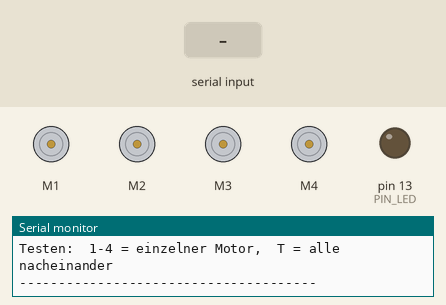
Bench run of a sketch on a simulated Arduino Uno, built with avr-gcc and run on an emulated ATmega328P. Shown: 4 × DC motor (green arrow = forward, orange = backward, longer = faster), output pins drawn as LEDs (lit = HIGH), the last lines printed to the serial monitor. The inputs (shaded band) are chosen by the test bench.

Above: at 1.3 s.
1.4 s: "T" received over Serial
At 2.6 s:
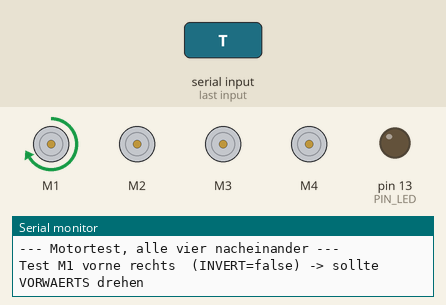
7.4 s: "F" received over the second serial link
At 10.35 s:
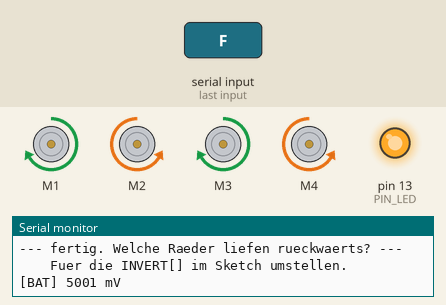
10.4 s: "B" received over Serial
At 11.2 s:
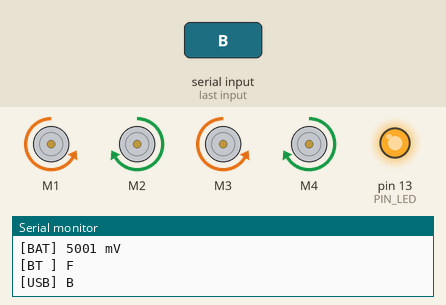
12.9 s: "L" received over the second serial link
At 13.2 s:
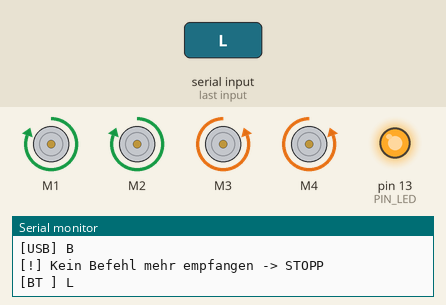
15.4 s: "R" received over Serial
At 16.2 s:
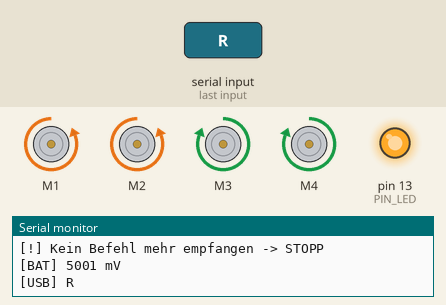
17.9 s: "T" received over the second serial link
At 20.4 s:
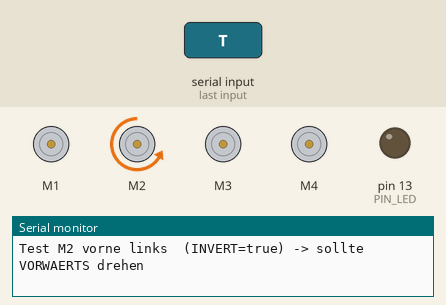
Timing chart, 0 to 21.9 s (numbered marks = the images above; inputs shaded):
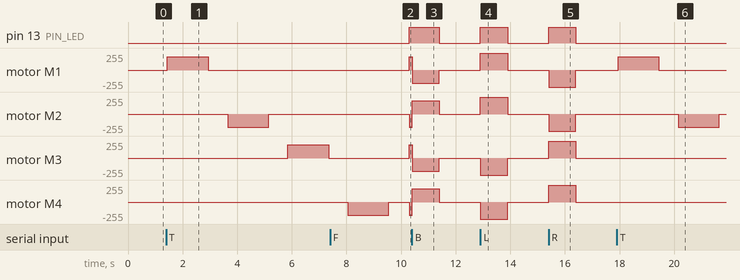

Measured:
- after the input at 1.4 s, motor M1: stopped → forward 200/255 after 0.05 s, → stopped 1.5 s later; motor M2: stopped → backward 200/255 after 2.2 s, → stopped 1.5 s later; motor M3: stopped → forward 200/255 after 4.4 s, → stopped 1.5 s later
- after the input at 7.4 s, pin 13 (PIN_LED): LOW → HIGH after 2.9 s; motor M1, motor M3: stopped → forward 200/255 after 2.9 s; motor M2: stopped → backward 200/255 after 2.9 s
- after the input at 10.4 s, motor M1, motor M3: forward 200/255 → backward 200/255 at once, → stopped 1.0 s later; motor M2, motor M4: backward 200/255 → forward 200/255 at once, → stopped 1.0 s later
- after the input at 12.9 s, pin 13 (PIN_LED): LOW → HIGH at once, → LOW 1.0 s later; motor M1, motor M2: stopped → forward 255/255 at once, → stopped 1.0 s later; motor M3, motor M4: stopped → backward 255/255 at once, → stopped 1.0 s later
- after the input at 15.4 s, pin 13 (PIN_LED): LOW → HIGH at once, → LOW 1.0 s later; motor M1, motor M2: stopped → backward 255/255 at once, → stopped 1.0 s later; motor M3, motor M4: stopped → forward 255/255 at once, → stopped 1.0 s later
- after the input at 17.9 s, motor M1: stopped → forward 200/255 after 0.05 s, → stopped 1.5 s later; motor M2: stopped → backward 200/255 after 2.2 s, → stopped 1.5 s later

The sketch:

rc_car_4wd.ino
```cpp
/*
 * rc_car_4wd.ino
 * ===============
 *
 * Motorsteuerung des RC-Autos mit VIER Motoren ueber das
 * L293D-Motor-Shield (HW-130) und Bluetooth-Empfang.
 *
 * Panzer-Lenkung: Zum Drehen laeuft die eine Fahrzeugseite vorwaerts,
 * die andere rueckwaerts, das Auto dreht sich auf der Stelle.
 *
 * Befehle:
 *   'F' = alle vier Raeder vorwaerts
 *   'B' = alle vier Raeder rueckwaerts
 *   'L' = links rueckwaerts, rechts vorwaerts  -> dreht nach links
 *   'R' = links vorwaerts, rechts rueckwaerts  -> dreht nach rechts
 *   'S' = Stopp
 *
 * Zusaetzlich zum Einrichten (nur ueber den Seriellen Monitor gedacht):
 *   '1'..'4' = nur diesen einen Motor kurz vorwaerts laufen lassen
 *   'T'      = alle vier Motoren nacheinander testen
 *
 * ---------------------------------------------------------------------
 * DREHRICHTUNGEN EINSTELLEN
 * ---------------------------------------------------------------------
 * Motoren, die sich gegenueberliegen, sind spiegelverkehrt eingebaut --
 * dieselbe Polaritaet dreht sie also gegenlaeufig. Ausserdem kann jeder
 * Motor beim Anklemmen andersherum erwischt worden sein.
 *
 * Deshalb hat jeder Motor unten seinen eigenen Schalter in INVERT[].
 *
 * Stand 2026-09-17: Am realen Aufbau ausgemessen, zuletzt nach dem Tausch
 * der Anschluesse von M2 und M3. Alle vier Motoren liefen bei 'F'
 * gemeinsam rueckwaerts -- sie sind also einheitlich gepolt, nur eben
 * andersherum als der Sketch annimmt. Deshalb steht ueberall true. Beim
 * Umbau oder Neuanklemmen bitte erneut mit 'T' pruefen.
 *
 * Vorgehen:
 *
 *   1. Auto aufbocken, sodass die Raeder frei drehen
 *   2. Sketch hochladen, Seriellen Monitor oeffnen (9600 Baud)
 *   3. 'T' eingeben -- die vier Motoren laufen nacheinander je 1,5 s
 *   4. Notieren, welche Raeder sich dabei NICHT vorwaerts drehen
 *   5. Fuer genau diese Motoren unten den Wert auf true setzen
 *   6. Neu hochladen, 'T' wiederholen -- jetzt muessen alle vorwaerts drehen
 *
 * "Vorwaerts" heisst: Das Rad dreht sich so, dass das Auto nach vorne
 * fahren wuerde. Am besten von der Seite draufschauen.
 *
 * ---------------------------------------------------------------------
 * BENOETIGTE BIBLIOTHEK
 * ---------------------------------------------------------------------
 * "Adafruit Motor Shield library" Version 1 (AFMotor).
 *
 * ---------------------------------------------------------------------
 * MOTORANSCHLUESSE AM SHIELD
 * ---------------------------------------------------------------------
 *   M1 -> vorne rechts     M3 -> hinten rechts
 *   M2 -> vorne links      M4 -> hinten links
 *
 * (So ist es am realen Aufbau verkabelt, Stand 2026-08-15. Die Seiten
 * wechseln sich am Shield ab -- rechts haengt an M1 und M3, links an
 * M2 und M4.)
 *
 * ---------------------------------------------------------------------
 * BLUETOOTH-MODUL
 * ---------------------------------------------------------------------
 *   Modul VCC -> 3,3V         Modul TXD -> Pin 10
 *   Modul GND -> GND          Modul RXD -> Pin A0
 *
 * Alle Leitungen direkt verbunden, ohne Widerstaende.
 *
 * Der RXD-Pin wird nur fuer den Rueckkanal gebraucht: Ueber ihn meldet
 * der Arduino seinen Batteriestand zurueck an den Rechner.
 *
 * Ohne den Rueckkanal faehrt das Auto genauso -- dann bleibt RXD offen
 * und es kommt nur keine Batterieanzeige.
 *
 * ACHTUNG bei Pin 11: In vielen Anleitungen im Netz haengt der RXD-Pin des
 * Funkmoduls an Pin 11. Das geht hier NICHT, denn auf dem HW-130-Shield ist
 * Pin 11 der PWM-Ausgang von Motor 1. SoftwareSerial und die Motor-
 * bibliothek wuerden gleichzeitig auf denselben Pin schreiben.
 *
 * Pinbelegung des Shields zur Orientierung:
 *   3, 5, 6, 11  PWM fuer M2, M3, M4, M1
 *   4, 7, 8, 12  Schieberegister fuer alle Motoren
 *   9, 10        Servo-Anschluesse, frei solange kein Servo steckt
 *   2, 13, A0-A5 frei
 *
 * ---------------------------------------------------------------------
 * SICHERHEITSFUNKTION
 * ---------------------------------------------------------------------
 * Kommt laenger als COMMAND_TIMEOUT_MS kein Befehl an, stoppen die
 * Motoren. Die Python-Seite wiederholt den aktuellen Befehl alle 0,4
 * Sekunden, sodass das im Normalbetrieb nie zuschlaegt -- es greift nur,
 * wenn die Funkverbindung tatsaechlich abreisst.
 */

#include <AFMotor.h>
#include <SoftwareSerial.h>

// --- Bluetooth ---
const int PIN_BT_RX = 10;   // Arduino empfaengt hier <- Modul TXD
const int PIN_BT_TX = A0;   // Arduino sendet hier -> Modul RXD
                            // (NICHT Pin 11 -- das ist Motor 1)
const long BT_BAUD = 9600;

SoftwareSerial bluetooth(PIN_BT_RX, PIN_BT_TX);

// --- Motoren am Shield ---
AF_DCMotor motor1(1);   // vorne links
AF_DCMotor motor2(2);   // hinten links
AF_DCMotor motor3(3);   // vorne rechts
AF_DCMotor motor4(4);   // hinten rechts

AF_DCMotor* motors[4] = {&motor1, &motor2, &motor3, &motor4};

// Klartextnamen, nur fuer die Ausgabe im Seriellen Monitor.
const char* MOTOR_NAMES[4] = {
  "M1 vorne rechts", "M2 vorne links", "M3 hinten links", "M4 hinten rechts"
};

// Welche Seite ist welcher Motor? Wird nur fuers Drehen gebraucht -- auf
// Vorwaerts und Rueckwaerts hat es keinen Einfluss.
//
// Am realen Aufbau ausgemessen (2026-09-17, nach dem erneuten Umstecken).
// Rechts haengt an M1 und M4, links an M2 und M3. Die vorderen Raeder
// sitzen an M1/M2, die hinteren an M3/M4.
const bool IS_LEFT[4] = {false, true, true, false};

// ---------------------------------------------------------------------
// HIER die Drehrichtungen einstellen -- siehe Anleitung oben.
// true bedeutet: dieser Motor laeuft verkehrt herum und wird umgedreht.
// Startwert: die rechte Seite ist gespiegelt eingebaut, deshalb dort true.
// ---------------------------------------------------------------------
const bool INVERT[4] = {
  false,   // M1 vorne rechts   -- lief im Test rueckwaerts, deshalb gedreht
  true,    // M2 vorne links
  false,   // M3 hinten links   -- lief im Test rueckwaerts, deshalb gedreht
  true     // M4 hinten rechts
};

// --- Konfiguration ---
const int MOTOR_SPEED = 200;   // Geradeausfahrt, 0-255
const int TURN_SPEED  = 255;   // Drehen braucht mehr Kraft, weil die Raeder
                               // dabei seitlich ueber den Boden schleifen

const unsigned long COMMAND_TIMEOUT_MS = 1000;
const unsigned long TEST_RUN_MS = 1500;   // Laufzeit je Motor im Testmodus

const int PIN_LED = 13;        // leuchtet, solange ein Fahrbefehl aktiv ist

// --- Batterieanzeige (Rueckkanal zum Rechner) ---
//
// Ohne Zusatzteile misst der Chip seine eigene Betriebsspannung ueber die
// interne 1,1-V-Referenz. Das ist die geregelte 5-V-Schiene, nicht die
// Batterie -- der Wert faellt erst, wenn die Batterie so schwach wird,
// dass die Regelung zusammenbricht. Als Warnung taugt das, als
// Fuellstandsanzeige nicht.
//
// Mit Spannungsteiler an A1 wird die Batteriespannung direkt gemessen:
//
//   Vin --[ 100 kOhm ]--+-- A1
//                       |
//                   [ 47 kOhm ]
//                       |
//                      GND
const bool  SPANNUNGSTEILER_VORHANDEN = false;   // auf true, wenn verbaut
const int   PIN_BATTERIE = A1;
const float TEILER_FAKTOR = (100.0 + 47.0) / 47.0;
const int   DIODEN_OFFSET_MV = 400;              // Verpolungsschutz am Vin

const unsigned long BATTERIE_INTERVALL_MS = 5000;

unsigned long lastCommandTime = 0;
unsigned long letzteBatteriemeldung = 0;
char currentState = 'S';

void setup() {
  Serial.begin(9600);
  bluetooth.begin(BT_BAUD);

  pinMode(PIN_LED, OUTPUT);

  stopMotors();
  lastCommandTime = millis();

  Serial.println();
  Serial.println(F("RC-Auto 4WD bereit."));
  Serial.println(F("Fahren:  F=vor  B=zurueck  L=links  R=rechts  S=stopp"));
  Serial.println(F("Testen:  1-4 = einzelner Motor,  T = alle nacheinander"));
  Serial.println(F("--------------------------------------"));
}

void loop() {
  while (bluetooth.available() > 0) {
    handleByte(bluetooth.read(), "BT ");
  }

  while (Serial.available() > 0) {
    handleByte(Serial.read(), "USB");
  }

  if (currentState != 'S' && millis() - lastCommandTime > COMMAND_TIMEOUT_MS) {
    Serial.println(F("[!] Kein Befehl mehr empfangen -> STOPP"));
    stopMotors();
  }

  if (millis() - letzteBatteriemeldung >= BATTERIE_INTERVALL_MS) {
    letzteBatteriemeldung = millis();
    sendeBatteriestand();
  }
}

/**
 * Misst die Betriebsspannung des Chips ueber die interne 1,1-V-Referenz.
 *
 * @return Betriebsspannung in Millivolt.
 */
long messeVersorgung() {
  ADMUX = _BV(REFS0) | _BV(MUX3) | _BV(MUX2) | _BV(MUX1);
  delay(2);                                   // Referenz einschwingen lassen
  ADCSRA |= _BV(ADSC);
  while (bit_is_set(ADCSRA, ADSC)) {
    ;
  }
  long roh = ADCL | (ADCH << 8);
  if (roh == 0) {
    return 0;
  }
  return 1125300L / roh;
}

/**
 * Misst die Batteriespannung ueber den Spannungsteiler an A1.
 *
 * @return Batteriespannung in Millivolt.
 */
long messeBatterie() {
  long roh = analogRead(PIN_BATTERIE);
  long versorgung = messeVersorgung();
  long amPin = roh * versorgung / 1023;
  return (long) (amPin * TEILER_FAKTOR) + DIODEN_OFFSET_MV;
}

/**
 * Meldet den Batteriestand ueber Bluetooth an den Rechner.
 *
 * Format: BAT,<millivolt>,<modus>  --  modus 0 = Versorgung, 1 = Batterie.
 *
 * Waehrend SoftwareSerial sendet, sind die Interrupts kurz gesperrt, es
 * koennte also ein eingehendes Befehlszeichen verlorengehen. Das ist
 * unkritisch: Die Python-Seite wiederholt den aktuellen Fahrbefehl alle
 * 0,4 Sekunden, ein verlorenes Zeichen ist nach dem naechsten Takt
 * wieder ausgeglichen.
 */
void sendeBatteriestand() {
  long millivolt = SPANNUNGSTEILER_VORHANDEN ? messeBatterie() : messeVersorgung();

  bluetooth.print(F("BAT,"));
  bluetooth.print(millivolt);
  bluetooth.print(F(","));
  bluetooth.println(SPANNUNGSTEILER_VORHANDEN ? 1 : 0);

  // Zur Kontrolle auch ueber USB, falls der Monitor offen ist.
  Serial.print(F("[BAT] "));
  Serial.print(millivolt);
  Serial.println(F(" mV"));
}

/**
 * Verarbeitet ein empfangenes Byte.
 *
 * @param raw    Das empfangene Byte.
 * @param source Kurzname der Quelle, nur fuer die Ausgabe.
 */
void handleByte(int raw, const char* source) {
  char command = toupper((char) raw);

  // Testbefehle: einzelner Motor bzw. alle nacheinander
  if (command >= '1' && command <= '4') {
    testMotor(command - '1');
    return;
  }
  if (command == 'T') {
    testAll();
    return;
  }

  switch (command) {
    case 'F': driveForward();  break;
    case 'B': driveBackward(); break;
    case 'L': turnLeft();      break;
    case 'R': turnRight();     break;
    case 'S': stopMotors();    break;
    default:
      // Zeilenumbrueche und Stoerzeichen ignorieren, aber nicht stoppen.
      return;
  }

  lastCommandTime = millis();

  Serial.print(F("["));
  Serial.print(source);
  Serial.print(F("] "));
  Serial.println(command);
}

/**
 * Setzt einen einzelnen Motor.
 *
 * @param i         Index 0-3 (M1-M4).
 * @param vorwaerts True, wenn sich das Rad in Fahrtrichtung drehen soll.
 * @param speed     Geschwindigkeit 0-255.
 */
void setMotor(uint8_t i, bool vorwaerts, int speed) {
  // INVERT dreht die Bedeutung um, falls der Motor verkehrt angeklemmt ist.
  uint8_t richtung = (vorwaerts != INVERT[i]) ? FORWARD : BACKWARD;
  motors[i]->setSpeed(speed);
  motors[i]->run(richtung);
}

void driveForward() {
  currentState = 'F';
  for (uint8_t i = 0; i < 4; i++) setMotor(i, true, MOTOR_SPEED);
  digitalWrite(PIN_LED, HIGH);
}

void driveBackward() {
  currentState = 'B';
  for (uint8_t i = 0; i < 4; i++) setMotor(i, false, MOTOR_SPEED);
  digitalWrite(PIN_LED, HIGH);
}

void turnLeft() {
  // Linke Seite rueckwaerts, rechte vorwaerts -> Drehung nach links
  currentState = 'L';
  for (uint8_t i = 0; i < 4; i++) setMotor(i, !IS_LEFT[i], TURN_SPEED);
  digitalWrite(PIN_LED, HIGH);
}

void turnRight() {
  // Linke Seite vorwaerts, rechte rueckwaerts -> Drehung nach rechts
  currentState = 'R';
  for (uint8_t i = 0; i < 4; i++) setMotor(i, IS_LEFT[i], TURN_SPEED);
  digitalWrite(PIN_LED, HIGH);
}

void stopMotors() {
  currentState = 'S';
  for (uint8_t i = 0; i < 4; i++) motors[i]->run(RELEASE);
  digitalWrite(PIN_LED, LOW);
}

/**
 * Laesst einen einzelnen Motor kurz vorwaerts laufen.
 *
 * Zum Einrichten der Drehrichtungen: Man sieht sofort, welches Rad zu
 * welchem Anschluss gehoert und ob es richtig herum dreht.
 *
 * @param i Index 0-3 (M1-M4).
 */
void testMotor(uint8_t i) {
  if (i > 3) return;

  Serial.print(F("Test "));
  Serial.print(MOTOR_NAMES[i]);
  Serial.print(F("  (INVERT="));
  Serial.print(INVERT[i] ? F("true") : F("false"));
  Serial.println(F(") -> sollte VORWAERTS drehen"));

  stopMotors();
  setMotor(i, true, MOTOR_SPEED);
  delay(TEST_RUN_MS);
  stopMotors();

  lastCommandTime = millis();
}

/**
 * Testet alle vier Motoren nacheinander, mit Pause dazwischen.
 */
void testAll() {
  Serial.println(F("--- Motortest, alle vier nacheinander ---"));
  for (uint8_t i = 0; i < 4; i++) {
    testMotor(i);
    delay(700);
  }
  Serial.println(F("--- fertig. Welche Raeder liefen rueckwaerts? ---"));
  Serial.println(F("    Fuer die INVERT[] im Sketch umstellen."));
}
```
